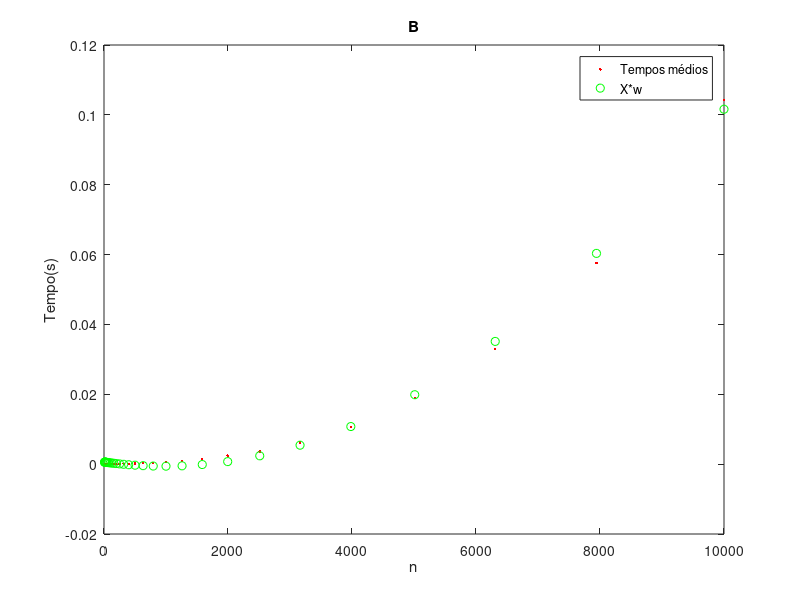
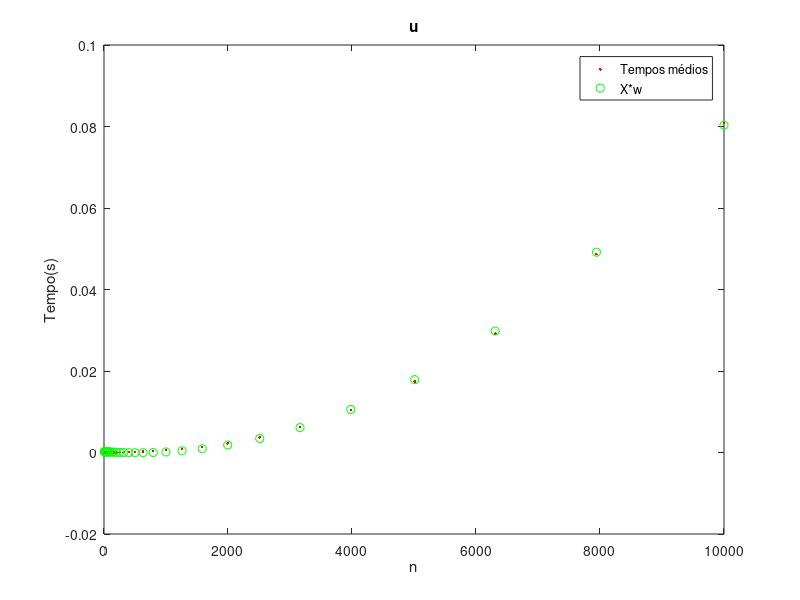
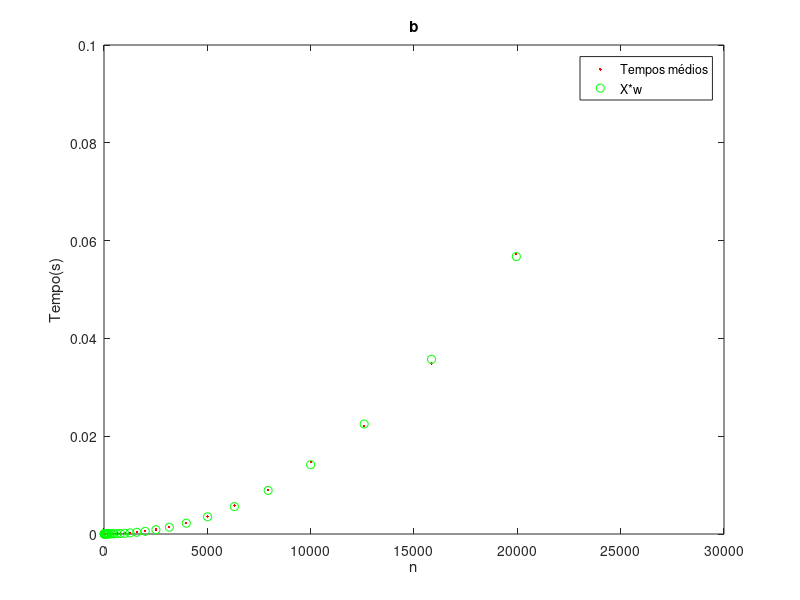
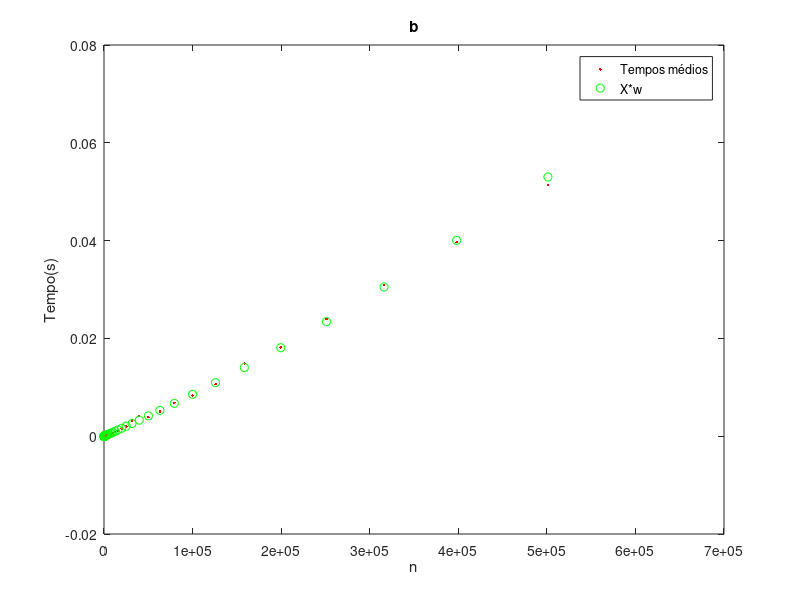

Here is the MATLAB script that generated these plots, in order:
clear all
close all
clc 

load avg_time.txt

idx = find(avg_time(:,1) == 10);
sizeAvg = size(avg_time);
idx(end+1) = sizeAvg(1);  
strs = ["Bubble Sort" , "Shaker Sort", "Insertion Sort" , "Shell Sort" , "Quick Sort" , "Merge Sort" , "Heap Sort" , "Rank Sort", "Selection Sort"];


for o = 1:(length(idx)-1)
    
    i = idx(o);
    seguinte = idx(o + 1);
    x = avg_time(i:seguinte,1); % extract the first column
    y = avg_time(i:seguinte , 2);% extract the second column
    X = [ x.^2, x, 0*x+1 ];% build the X matrix
    w = pinv(X)*y;% optimal solution (could also be written as w = X \ y;)
    e = y-X*w;
    format long;
    norm(e)
    figure;
    plot(x,y,'.r',x,X*w,'og');% plot the original data and its best least squares approximation
    title(strs(o));
    xlabel("n");
    ylabel("Tempo(s)");
    legend('Tempos médios','X*w')
  
end
